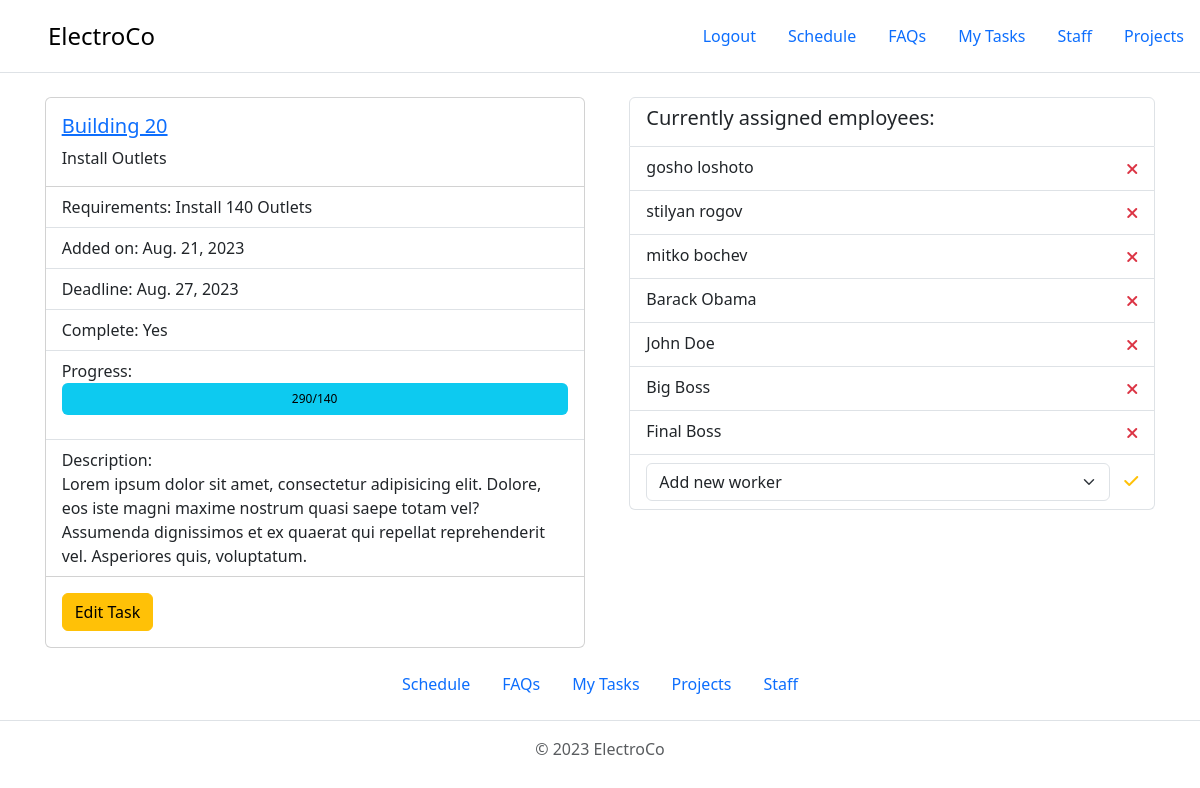
/manage-task/install-outlets-140-building-20 (signed in), run on the app's committed database.
### ProjectManagement/projects/models.py (models this page shows, shortened)
class Task(models.Model):
    project = models.ForeignKey(Project, on_delete=models.CASCADE, null=True)
    workers = models.ManyToManyField(WorkerUser, related_name='tasks')
    task_category = models.ForeignKey(TaskCategory, on_delete=models.SET_NULL, null=True, blank=False)
    requirement = models.IntegerField(
        validators=[MinValueValidator(1)],
        blank=False,
        null=False,
    )
    date_added = models.DateField(auto_now_add=True)
    deadline = models.DateField(blank=False, null=False)
    complete = models.BooleanField(default=False)
    work_done = models.PositiveIntegerField(default=0, validators=[MinValueValidator(0)])
    slug = models.SlugField(unique=False, blank=True)
    description = models.TextField(max_length=300, blank=True)
    @property
    def progress(self):
        percent = (self.work_done / int(self.requirement)) * 100
        return f'{percent:.0f}'

class Project(models.Model):
    project_name = models.CharField(max_length=120, blank=False, null=False, unique=True)
    address = models.CharField(max_length=120, blank=False, null=False, unique=True)
    client = models.ForeignKey(Client, on_delete=models.SET_NULL, blank=False, null=True)
    slug = models.SlugField(unique=True, blank=True)
    def __str__(self):
        return self.project_name

class TaskCategory(models.Model):
    CHOICES = (
        ('METERS', 'Meters'),
        ('NUMBER', 'Number'),
    )
    name = models.CharField(max_length=30, blank=False, null=False)
    unit = models.CharField(choices=CHOICES, max_length=100, blank=False, null=False)
    action = models.CharField(max_length=30, blank=True)
    item = models.CharField(max_length=30, blank=True)
    def __str__(self):
        return self.name

### ProjectManagement/accounts/models.py (models this page shows, shortened)
class WorkerUser(AbstractUser):
    email = models.EmailField(blank=False, null=False)
    first_name = models.CharField(max_length=30, blank=False, null=False)
    last_name = models.CharField(max_length=30, blank=False, null=False)
    slug = models.SlugField(unique=False, blank=True)

### ProjectManagement/projects/views.py (the view)
# urls.py: path('manage-task/<slug:slug>', views.projects_task_manage_page_view, name='projects-task-manage-page'),
@user_passes_test(is_superuser)
def projects_task_manage_page_view(request, slug):
    task = Task.objects.get(slug=slug)
    workers = task.workers.all()
    unused_workers = WorkerUser.objects.exclude(tasks=task)
    context = {
        'task': task,
        'workers': workers,
        'unused_workers': unused_workers,
    }
    return render(request, 'projects/projects-task-manage-page.html', context)

### ProjectManagement/projects/views.py (called while the page is built)
def is_superuser(user):
    return user.is_superuser

### templates/projects/projects-task-manage-page.html (shortened to what this page needs)
{% extends 'base.html' %}
{% load static %}
{% block content %}
    <div style="display: flex; justify-content: space-evenly;">
        <div class="card" style="width: 540px;">
            <div class="card-body">
                <h5 class="card-title">
                    <a href="{% url 'projects-project-page' task.project.slug %}">{{ task.project }}</a></h5>
                <p class="card-text">{{ task.task_category }}</p>
            </div>
            <ul class="list-group list-group-flush">
                <li class="list-group-item">
                    Requirements: {{ task.task_category.action }}
                    {{ task.requirement }} {{ task.task_category.item }}
                </li>
                <li class="list-group-item">Added on: {{ task.date_added }}</li>
                <li class="list-group-item">Deadline: {{ task.deadline }}</li>
                <li class="list-group-item">Complete: {% if task.complete %}Yes{% else %}No{% endif %}</li>
                <li class="list-group-item">Progress:
                    <div style="height: 32px;" class="progress mb-3" role="progressbar"
                         aria-label="Info example with label"
                         aria-valuenow="{{ task.progress }}" aria-valuemin="0" aria-valuemax="100">
                        <div class="progress-bar text-bg-info"
                             style="width: {{ task.progress }}%;">{{ task.work_done }}/{{ task.requirement }}
                        </div>
                    </div>
                </li>
                {% if task.description %}
                    <li class="list-group-item">
                        Description:
                        <br>
                        {{ task.description }}
                    </li>
                {% endif %}
            </ul>
            <div class="card-body" style="display: flex; justify-content: space-between;">
                <a href="{% url 'projects-edit-task-page' task.slug %}" class="btn btn-warning">Edit Task</a>
            </div>
        </div>
        <div class="bd-example m-0 border-0" style="width: 526px;">
            <ul class="list-group">
                <li class="list-group-item"><p class="h5">Currently assigned employees:</p></li>
                {% for worker in workers %}
                    <li class="list-group-item"
                        style="display: flex;
                    flex-direction: row;
                    justify-content: space-between;
                    height: 44px;">
                        <p>{{ worker.get_full_name }}</p>
                        <i class="fa-solid fa-xmark remove-worker-btn" style="padding-top: 6px;color: #dc3545;"
                           data-worker="{{ worker.pk }}" data-task="{{ task.pk }}"></i>
                    </li>
                {% endfor %}
                <li class="list-group-item" style="display: flex; justify-content: space-between">
                    <label style="width: 29rem;">
                        <select class="form-select">
                            <option>Add new worker</option>
                        </select>
                    </label>
                    <i class="fa-solid fa-check add-worker-btn" style="margin-top: 10px;color: #ffc107;"
                       data-task="{{ task.pk }}"></i>
                </li>
            </ul>
        </div>
    </div>
{% endblock %}

### data on the page
Task: project "Building 20", task_category "Install Outlets", task_category.action "Install", requirement "140", task_category.item "Outlets", date_added "Aug. 21, 2023", deadline "Aug. 27, 2023", work_done "290", description "Lorem ipsum dolor sit amet, consectetur adipisicing elit. Dolore, eos iste magni maxime nostrum quasi saepe totam vel? Assumenda dignissimos et ex quaerat qui repellat reprehenderit vel. Asperiores quis, voluptatum."
WorkerUser: get_full_name "gosho loshoto"
WorkerUser: get_full_name "stilyan rogov"
WorkerUser: get_full_name "mitko bochev"
WorkerUser: get_full_name "Barack Obama"
WorkerUser: get_full_name "John Doe"
WorkerUser: get_full_name "Big Boss"
WorkerUser: get_full_name "Final Boss"
